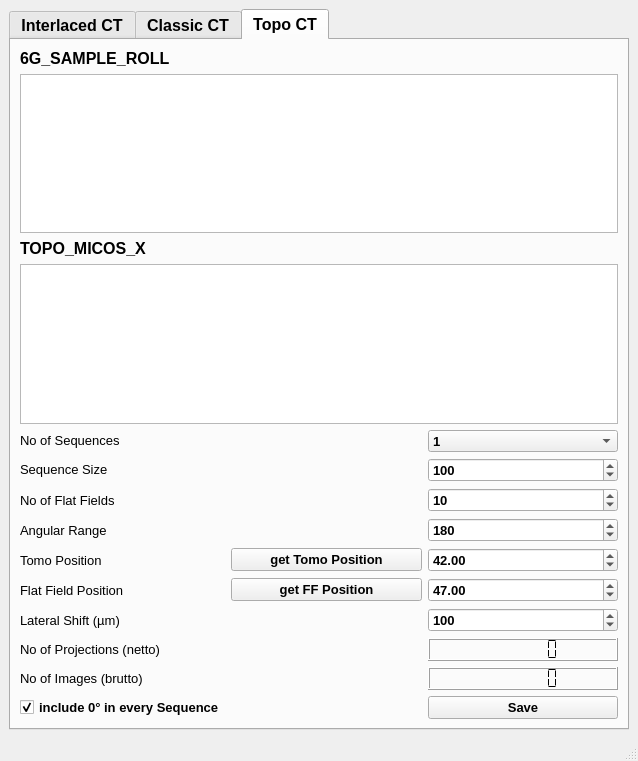
<?xml version="1.0" encoding="UTF-8"?>
<ui version="4.0">
 <class>MainWindow</class>
 <widget class="QMainWindow" name="MainWindow">
  <property name="geometry">
   <rect>
    <x>0</x>
    <y>0</y>
    <width>638</width>
    <height>761</height>
   </rect>
  </property>
  <property name="windowTitle">
   <string>MainWindow</string>
  </property>
  <widget class="QWidget" name="centralwidget">
   <layout class="QGridLayout" name="gridLayout">
    <item row="0" column="0">
     <widget class="QTabWidget" name="tabWidget">
      <property name="font">
       <font>
        <pointsize>12</pointsize>
        <weight>75</weight>
        <bold>true</bold>
       </font>
      </property>
      <property name="currentIndex">
       <number>2</number>
      </property>
      <widget class="QWidget" name="tab">
       <attribute name="title">
        <string>Interlaced CT</string>
       </attribute>
       <layout class="QGridLayout" name="gridLayout_2">
        <item row="0" column="0">
         <widget class="QLabel" name="label">
          <property name="text">
           <string>CT_MICOS_W</string>
          </property>
         </widget>
        </item>
        <item row="1" column="0" colspan="3">
         <widget class="PlotWidget" name="Graph"/>
        </item>
        <item row="2" column="0">
         <widget class="QLabel" name="label_2">
          <property name="text">
           <string>CT_MICOS_X</string>
          </property>
         </widget>
        </item>
        <item row="3" column="0" colspan="3">
         <widget class="PlotWidget" name="Graph2"/>
        </item>
        <item row="10" column="2">
         <widget class="QSpinBox" name="box_lateral_shift">
          <property name="font">
           <font>
            <pointsize>10</pointsize>
            <weight>75</weight>
            <bold>true</bold>
           </font>
          </property>
          <property name="maximum">
           <number>5000</number>
          </property>
          <property name="singleStep">
           <number>10</number>
          </property>
          <property name="value">
           <number>100</number>
          </property>
         </widget>
        </item>
        <item row="4" column="2">
         <widget class="QComboBox" name="No_of_sequences">
          <property name="sizePolicy">
           <sizepolicy hsizetype="Minimum" vsizetype="Fixed">
            <horstretch>0</horstretch>
            <verstretch>0</verstretch>
           </sizepolicy>
          </property>
          <property name="minimumSize">
           <size>
            <width>50</width>
            <height>22</height>
           </size>
          </property>
          <property name="font">
           <font>
            <pointsize>10</pointsize>
            <weight>75</weight>
            <bold>true</bold>
           </font>
          </property>
          <item>
           <property name="text">
            <string>1</string>
           </property>
          </item>
          <item>
           <property name="text">
            <string>2</string>
           </property>
          </item>
          <item>
           <property name="text">
            <string>4</string>
           </property>
          </item>
          <item>
           <property name="text">
            <string>8</string>
           </property>
          </item>
          <item>
           <property name="text">
            <string>16</string>
           </property>
          </item>
          <item>
           <property name="text">
            <string>32</string>
           </property>
          </item>
          <item>
           <property name="text">
            <string>64</string>
           </property>
          </item>
          <item>
           <property name="text">
            <string>128</string>
           </property>
          </item>
          <item>
           <property name="text">
            <string>256</string>
           </property>
          </item>
          <item>
           <property name="text">
            <string>512</string>
           </property>
          </item>
          <item>
           <property name="text">
            <string>1024</string>
           </property>
          </item>
         </widget>
        </item>
        <item row="5" column="2">
         <widget class="QSpinBox" name="Sequence_size">
          <property name="sizePolicy">
           <sizepolicy hsizetype="Minimum" vsizetype="Fixed">
            <horstretch>0</horstretch>
            <verstretch>0</verstretch>
           </sizepolicy>
          </property>
          <property name="font">
           <font>
            <pointsize>10</pointsize>
            <weight>75</weight>
            <bold>true</bold>
           </font>
          </property>
          <property name="minimum">
           <number>1</number>
          </property>
          <property name="maximum">
           <number>10000</number>
          </property>
          <property name="singleStep">
           <number>10</number>
          </property>
          <property name="value">
           <number>100</number>
          </property>
          <property name="displayIntegerBase">
           <number>10</number>
          </property>
         </widget>
        </item>
        <item row="8" column="2">
         <widget class="QDoubleSpinBox" name="tomo_pos">
          <property name="font">
           <font>
            <pointsize>10</pointsize>
            <weight>75</weight>
            <bold>true</bold>
           </font>
          </property>
          <property name="minimum">
           <double>-5000.000000000000000</double>
          </property>
          <property name="maximum">
           <double>5000.000000000000000</double>
          </property>
          <property name="singleStep">
           <double>0.100000000000000</double>
          </property>
          <property name="value">
           <double>42.000000000000000</double>
          </property>
         </widget>
        </item>
        <item row="10" column="0">
         <widget class="QLabel" name="label_lateral_shift">
          <property name="font">
           <font>
            <pointsize>10</pointsize>
            <weight>50</weight>
            <bold>false</bold>
           </font>
          </property>
          <property name="text">
           <string>Lateral Shift (µm)</string>
          </property>
         </widget>
        </item>
        <item row="8" column="1">
         <widget class="QPushButton" name="getTomoPosition">
          <property name="enabled">
           <bool>true</bool>
          </property>
          <property name="font">
           <font>
            <pointsize>10</pointsize>
           </font>
          </property>
          <property name="text">
           <string>get Tomo Position</string>
          </property>
         </widget>
        </item>
        <item row="12" column="2">
         <widget class="QLCDNumber" name="display_no_of_images">
          <property name="sizePolicy">
           <sizepolicy hsizetype="Minimum" vsizetype="Fixed">
            <horstretch>0</horstretch>
            <verstretch>0</verstretch>
           </sizepolicy>
          </property>
          <property name="font">
           <font>
            <family>Arial Black</family>
            <pointsize>10</pointsize>
            <weight>75</weight>
            <bold>true</bold>
           </font>
          </property>
          <property name="digitCount">
           <number>7</number>
          </property>
          <property name="segmentStyle">
           <enum>QLCDNumber::Flat</enum>
          </property>
         </widget>
        </item>
        <item row="7" column="0">
         <widget class="QLabel" name="label_3">
          <property name="font">
           <font>
            <pointsize>10</pointsize>
            <weight>50</weight>
            <bold>false</bold>
           </font>
          </property>
          <property name="text">
           <string>Angular Range</string>
          </property>
         </widget>
        </item>
        <item row="5" column="0">
         <widget class="QLabel" name="label_sequence_size">
          <property name="sizePolicy">
           <sizepolicy hsizetype="Minimum" vsizetype="Fixed">
            <horstretch>0</horstretch>
            <verstretch>0</verstretch>
           </sizepolicy>
          </property>
          <property name="font">
           <font>
            <pointsize>10</pointsize>
            <weight>50</weight>
            <bold>false</bold>
           </font>
          </property>
          <property name="text">
           <string>Sequence Size</string>
          </property>
         </widget>
        </item>
        <item row="9" column="0">
         <widget class="QLabel" name="label_FF_pos">
          <property name="font">
           <font>
            <pointsize>10</pointsize>
            <weight>50</weight>
            <bold>false</bold>
           </font>
          </property>
          <property name="text">
           <string>Flat Field Position</string>
          </property>
         </widget>
        </item>
        <item row="4" column="0">
         <widget class="QLabel" name="label_No_of_seq">
          <property name="sizePolicy">
           <sizepolicy hsizetype="Minimum" vsizetype="Fixed">
            <horstretch>0</horstretch>
            <verstretch>0</verstretch>
           </sizepolicy>
          </property>
          <property name="font">
           <font>
            <pointsize>10</pointsize>
            <weight>50</weight>
            <bold>false</bold>
           </font>
          </property>
          <property name="text">
           <string>No of Sequences</string>
          </property>
         </widget>
        </item>
        <item row="8" column="0">
         <widget class="QLabel" name="label_tomo_pos">
          <property name="font">
           <font>
            <pointsize>10</pointsize>
            <weight>50</weight>
            <bold>false</bold>
           </font>
          </property>
          <property name="text">
           <string>Tomo Position</string>
          </property>
         </widget>
        </item>
        <item row="9" column="2">
         <widget class="QDoubleSpinBox" name="FF_pos">
          <property name="font">
           <font>
            <pointsize>10</pointsize>
            <weight>75</weight>
            <bold>true</bold>
           </font>
          </property>
          <property name="minimum">
           <double>-5000.000000000000000</double>
          </property>
          <property name="maximum">
           <double>5000.000000000000000</double>
          </property>
          <property name="singleStep">
           <double>0.100000000000000</double>
          </property>
          <property name="value">
           <double>47.000000000000000</double>
          </property>
         </widget>
        </item>
        <item row="13" column="0">
         <widget class="QCheckBox" name="zero_deg_checkBox">
          <property name="enabled">
           <bool>true</bool>
          </property>
          <property name="font">
           <font>
            <pointsize>10</pointsize>
           </font>
          </property>
          <property name="text">
           <string>include 0° in every Sequence</string>
          </property>
          <property name="checked">
           <bool>true</bool>
          </property>
         </widget>
        </item>
        <item row="11" column="2">
         <widget class="QLCDNumber" name="display_no_of_proj">
          <property name="sizePolicy">
           <sizepolicy hsizetype="Minimum" vsizetype="Fixed">
            <horstretch>0</horstretch>
            <verstretch>0</verstretch>
           </sizepolicy>
          </property>
          <property name="font">
           <font>
            <family>Arial Black</family>
            <pointsize>10</pointsize>
            <weight>75</weight>
            <italic>false</italic>
            <bold>true</bold>
            <underline>false</underline>
            <strikeout>false</strikeout>
           </font>
          </property>
          <property name="lineWidth">
           <number>1</number>
          </property>
          <property name="smallDecimalPoint">
           <bool>false</bool>
          </property>
          <property name="digitCount">
           <number>7</number>
          </property>
          <property name="segmentStyle">
           <enum>QLCDNumber::Flat</enum>
          </property>
         </widget>
        </item>
        <item row="6" column="0">
         <widget class="QLabel" name="label_no_of_FFs">
          <property name="font">
           <font>
            <pointsize>10</pointsize>
            <weight>50</weight>
            <bold>false</bold>
           </font>
          </property>
          <property name="text">
           <string>No of Flat Fields</string>
          </property>
         </widget>
        </item>
        <item row="9" column="1">
         <widget class="QPushButton" name="getFFPosition">
          <property name="enabled">
           <bool>true</bool>
          </property>
          <property name="font">
           <font>
            <pointsize>10</pointsize>
           </font>
          </property>
          <property name="text">
           <string>get FF Position</string>
          </property>
         </widget>
        </item>
        <item row="6" column="2">
         <widget class="QSpinBox" name="box_No_of_FFs">
          <property name="font">
           <font>
            <pointsize>10</pointsize>
            <weight>75</weight>
            <bold>true</bold>
           </font>
          </property>
          <property name="maximum">
           <number>10000</number>
          </property>
          <property name="singleStep">
           <number>1</number>
          </property>
          <property name="value">
           <number>10</number>
          </property>
          <property name="displayIntegerBase">
           <number>10</number>
          </property>
         </widget>
        </item>
        <item row="7" column="2">
         <widget class="QSpinBox" name="angular_range">
          <property name="font">
           <font>
            <pointsize>10</pointsize>
            <weight>75</weight>
            <bold>true</bold>
           </font>
          </property>
          <property name="maximum">
           <number>360000</number>
          </property>
          <property name="singleStep">
           <number>10</number>
          </property>
          <property name="value">
           <number>180</number>
          </property>
         </widget>
        </item>
        <item row="11" column="0">
         <widget class="QLabel" name="label_No_of_projections">
          <property name="sizePolicy">
           <sizepolicy hsizetype="Minimum" vsizetype="Fixed">
            <horstretch>0</horstretch>
            <verstretch>0</verstretch>
           </sizepolicy>
          </property>
          <property name="font">
           <font>
            <pointsize>10</pointsize>
            <weight>50</weight>
            <bold>false</bold>
           </font>
          </property>
          <property name="text">
           <string>No of Projections (netto)</string>
          </property>
         </widget>
        </item>
        <item row="13" column="2">
         <widget class="QPushButton" name="save">
          <property name="font">
           <font>
            <pointsize>10</pointsize>
            <weight>75</weight>
            <italic>false</italic>
            <bold>true</bold>
            <underline>false</underline>
            <strikeout>false</strikeout>
           </font>
          </property>
          <property name="text">
           <string>Save</string>
          </property>
         </widget>
        </item>
        <item row="12" column="0">
         <widget class="QLabel" name="label_4">
          <property name="font">
           <font>
            <pointsize>10</pointsize>
            <weight>50</weight>
            <bold>false</bold>
           </font>
          </property>
          <property name="text">
           <string>No of Images (brutto)</string>
          </property>
         </widget>
        </item>
       </layout>
      </widget>
      <widget class="QWidget" name="tab_2">
       <attribute name="title">
        <string>Classic CT</string>
       </attribute>
       <layout class="QGridLayout" name="gridLayout_3">
        <item row="0" column="0">
         <widget class="QLabel" name="label_5">
          <property name="text">
           <string>CT_MICOS_W</string>
          </property>
         </widget>
        </item>
        <item row="1" column="0" colspan="3">
         <widget class="PlotWidget" name="Graph_2"/>
        </item>
        <item row="2" column="0">
         <widget class="QLabel" name="label_8">
          <property name="text">
           <string>CT_MICOS_X</string>
          </property>
         </widget>
        </item>
        <item row="3" column="0" colspan="3">
         <widget class="PlotWidget" name="Graph2_2"/>
        </item>
        <item row="4" column="0">
         <widget class="QLabel" name="label_No_of_seq_2">
          <property name="sizePolicy">
           <sizepolicy hsizetype="Minimum" vsizetype="Fixed">
            <horstretch>0</horstretch>
            <verstretch>0</verstretch>
           </sizepolicy>
          </property>
          <property name="font">
           <font>
            <pointsize>10</pointsize>
            <weight>50</weight>
            <bold>false</bold>
           </font>
          </property>
          <property name="text">
           <string>No of Sequences</string>
          </property>
         </widget>
        </item>
        <item row="5" column="0">
         <widget class="QLabel" name="label_sequence_size_2">
          <property name="sizePolicy">
           <sizepolicy hsizetype="Minimum" vsizetype="Fixed">
            <horstretch>0</horstretch>
            <verstretch>0</verstretch>
           </sizepolicy>
          </property>
          <property name="font">
           <font>
            <pointsize>10</pointsize>
            <weight>50</weight>
            <bold>false</bold>
           </font>
          </property>
          <property name="text">
           <string>Sequence Size</string>
          </property>
         </widget>
        </item>
        <item row="5" column="2">
         <widget class="QSpinBox" name="Sequence_size_2">
          <property name="sizePolicy">
           <sizepolicy hsizetype="Minimum" vsizetype="Fixed">
            <horstretch>0</horstretch>
            <verstretch>0</verstretch>
           </sizepolicy>
          </property>
          <property name="font">
           <font>
            <pointsize>10</pointsize>
            <weight>75</weight>
            <bold>true</bold>
           </font>
          </property>
          <property name="minimum">
           <number>1</number>
          </property>
          <property name="maximum">
           <number>10000</number>
          </property>
          <property name="singleStep">
           <number>10</number>
          </property>
          <property name="value">
           <number>100</number>
          </property>
          <property name="displayIntegerBase">
           <number>10</number>
          </property>
         </widget>
        </item>
        <item row="6" column="0">
         <widget class="QLabel" name="label_no_of_FFs_2">
          <property name="font">
           <font>
            <pointsize>10</pointsize>
            <weight>50</weight>
            <bold>false</bold>
           </font>
          </property>
          <property name="text">
           <string>No of Flat Fields</string>
          </property>
         </widget>
        </item>
        <item row="6" column="2">
         <widget class="QSpinBox" name="box_No_of_FFs_2">
          <property name="font">
           <font>
            <pointsize>10</pointsize>
            <weight>75</weight>
            <bold>true</bold>
           </font>
          </property>
          <property name="maximum">
           <number>10000</number>
          </property>
          <property name="singleStep">
           <number>1</number>
          </property>
          <property name="value">
           <number>10</number>
          </property>
          <property name="displayIntegerBase">
           <number>10</number>
          </property>
         </widget>
        </item>
        <item row="7" column="0">
         <widget class="QLabel" name="label_6">
          <property name="font">
           <font>
            <pointsize>10</pointsize>
            <weight>50</weight>
            <bold>false</bold>
           </font>
          </property>
          <property name="text">
           <string>Angular Range</string>
          </property>
         </widget>
        </item>
        <item row="7" column="2">
         <widget class="QSpinBox" name="angular_range_2">
          <property name="font">
           <font>
            <pointsize>10</pointsize>
            <weight>75</weight>
            <bold>true</bold>
           </font>
          </property>
          <property name="maximum">
           <number>360000</number>
          </property>
          <property name="singleStep">
           <number>10</number>
          </property>
          <property name="value">
           <number>180</number>
          </property>
         </widget>
        </item>
        <item row="8" column="0">
         <widget class="QLabel" name="label_tomo_pos_2">
          <property name="font">
           <font>
            <pointsize>10</pointsize>
            <weight>50</weight>
            <bold>false</bold>
           </font>
          </property>
          <property name="text">
           <string>Tomo Position</string>
          </property>
         </widget>
        </item>
        <item row="8" column="1">
         <widget class="QPushButton" name="getTomoPosition_2">
          <property name="enabled">
           <bool>true</bool>
          </property>
          <property name="font">
           <font>
            <pointsize>10</pointsize>
           </font>
          </property>
          <property name="text">
           <string>get Tomo Position</string>
          </property>
         </widget>
        </item>
        <item row="8" column="2">
         <widget class="QDoubleSpinBox" name="tomo_pos_2">
          <property name="font">
           <font>
            <pointsize>10</pointsize>
            <weight>75</weight>
            <bold>true</bold>
           </font>
          </property>
          <property name="minimum">
           <double>-5000.000000000000000</double>
          </property>
          <property name="maximum">
           <double>5000.000000000000000</double>
          </property>
          <property name="singleStep">
           <double>0.100000000000000</double>
          </property>
          <property name="value">
           <double>42.000000000000000</double>
          </property>
         </widget>
        </item>
        <item row="9" column="0">
         <widget class="QLabel" name="label_FF_pos_2">
          <property name="font">
           <font>
            <pointsize>10</pointsize>
            <weight>50</weight>
            <bold>false</bold>
           </font>
          </property>
          <property name="text">
           <string>Flat Field Position</string>
          </property>
         </widget>
        </item>
        <item row="9" column="1">
         <widget class="QPushButton" name="getFFPosition_2">
          <property name="enabled">
           <bool>true</bool>
          </property>
          <property name="font">
           <font>
            <pointsize>10</pointsize>
           </font>
          </property>
          <property name="text">
           <string>get FF Position</string>
          </property>
         </widget>
        </item>
        <item row="9" column="2">
         <widget class="QDoubleSpinBox" name="FF_pos_2">
          <property name="font">
           <font>
            <pointsize>10</pointsize>
            <weight>75</weight>
            <bold>true</bold>
           </font>
          </property>
          <property name="minimum">
           <double>-5000.000000000000000</double>
          </property>
          <property name="maximum">
           <double>5000.000000000000000</double>
          </property>
          <property name="singleStep">
           <double>0.100000000000000</double>
          </property>
          <property name="value">
           <double>47.000000000000000</double>
          </property>
         </widget>
        </item>
        <item row="10" column="0">
         <widget class="QLabel" name="label_No_of_projections_2">
          <property name="sizePolicy">
           <sizepolicy hsizetype="Minimum" vsizetype="Fixed">
            <horstretch>0</horstretch>
            <verstretch>0</verstretch>
           </sizepolicy>
          </property>
          <property name="font">
           <font>
            <pointsize>10</pointsize>
            <weight>50</weight>
            <bold>false</bold>
           </font>
          </property>
          <property name="text">
           <string>No of Projections (netto)</string>
          </property>
         </widget>
        </item>
        <item row="10" column="2">
         <widget class="QLCDNumber" name="display_no_of_proj_2">
          <property name="sizePolicy">
           <sizepolicy hsizetype="Minimum" vsizetype="Fixed">
            <horstretch>0</horstretch>
            <verstretch>0</verstretch>
           </sizepolicy>
          </property>
          <property name="font">
           <font>
            <family>Arial Black</family>
            <pointsize>10</pointsize>
            <weight>75</weight>
            <italic>false</italic>
            <bold>true</bold>
            <underline>false</underline>
            <strikeout>false</strikeout>
           </font>
          </property>
          <property name="lineWidth">
           <number>1</number>
          </property>
          <property name="smallDecimalPoint">
           <bool>false</bool>
          </property>
          <property name="digitCount">
           <number>7</number>
          </property>
          <property name="segmentStyle">
           <enum>QLCDNumber::Flat</enum>
          </property>
         </widget>
        </item>
        <item row="11" column="0">
         <widget class="QLabel" name="label_7">
          <property name="font">
           <font>
            <pointsize>10</pointsize>
            <weight>50</weight>
            <bold>false</bold>
           </font>
          </property>
          <property name="text">
           <string>No of Images (brutto)</string>
          </property>
         </widget>
        </item>
        <item row="11" column="2">
         <widget class="QLCDNumber" name="display_no_of_images_2">
          <property name="sizePolicy">
           <sizepolicy hsizetype="Minimum" vsizetype="Fixed">
            <horstretch>0</horstretch>
            <verstretch>0</verstretch>
           </sizepolicy>
          </property>
          <property name="font">
           <font>
            <family>Arial Black</family>
            <pointsize>10</pointsize>
            <weight>75</weight>
            <bold>true</bold>
           </font>
          </property>
          <property name="digitCount">
           <number>7</number>
          </property>
          <property name="segmentStyle">
           <enum>QLCDNumber::Flat</enum>
          </property>
         </widget>
        </item>
        <item row="12" column="2">
         <widget class="QPushButton" name="save_2">
          <property name="font">
           <font>
            <pointsize>10</pointsize>
            <weight>75</weight>
            <italic>false</italic>
            <bold>true</bold>
            <underline>false</underline>
            <strikeout>false</strikeout>
           </font>
          </property>
          <property name="text">
           <string>Save</string>
          </property>
         </widget>
        </item>
        <item row="4" column="2">
         <widget class="QSpinBox" name="No_of_sequences_2">
          <property name="sizePolicy">
           <sizepolicy hsizetype="Minimum" vsizetype="Fixed">
            <horstretch>0</horstretch>
            <verstretch>0</verstretch>
           </sizepolicy>
          </property>
          <property name="font">
           <font>
            <pointsize>10</pointsize>
            <weight>75</weight>
            <bold>true</bold>
           </font>
          </property>
          <property name="minimum">
           <number>1</number>
          </property>
          <property name="maximum">
           <number>10000</number>
          </property>
          <property name="singleStep">
           <number>1</number>
          </property>
          <property name="value">
           <number>20</number>
          </property>
          <property name="displayIntegerBase">
           <number>10</number>
          </property>
         </widget>
        </item>
       </layout>
      </widget>
      <widget class="QWidget" name="tab_3">
       <attribute name="title">
        <string>Topo CT</string>
       </attribute>
       <layout class="QGridLayout" name="gridLayout_4">
        <item row="0" column="0">
         <widget class="QLabel" name="label_10">
          <property name="text">
           <string>6G_SAMPLE_ROLL</string>
          </property>
         </widget>
        </item>
        <item row="1" column="0" colspan="3">
         <widget class="PlotWidget" name="Graph3"/>
        </item>
        <item row="2" column="0">
         <widget class="QLabel" name="label_9">
          <property name="text">
           <string>TOPO_MICOS_X</string>
          </property>
         </widget>
        </item>
        <item row="3" column="0" colspan="3">
         <widget class="PlotWidget" name="Graph3_2"/>
        </item>
        <item row="4" column="0">
         <widget class="QLabel" name="label_No_of_seq_3">
          <property name="sizePolicy">
           <sizepolicy hsizetype="Minimum" vsizetype="Fixed">
            <horstretch>0</horstretch>
            <verstretch>0</verstretch>
           </sizepolicy>
          </property>
          <property name="font">
           <font>
            <pointsize>10</pointsize>
            <weight>50</weight>
            <bold>false</bold>
           </font>
          </property>
          <property name="text">
           <string>No of Sequences</string>
          </property>
         </widget>
        </item>
        <item row="4" column="2">
         <widget class="QComboBox" name="No_of_sequences_3">
          <property name="sizePolicy">
           <sizepolicy hsizetype="Minimum" vsizetype="Fixed">
            <horstretch>0</horstretch>
            <verstretch>0</verstretch>
           </sizepolicy>
          </property>
          <property name="minimumSize">
           <size>
            <width>50</width>
            <height>22</height>
           </size>
          </property>
          <property name="font">
           <font>
            <pointsize>10</pointsize>
            <weight>75</weight>
            <bold>true</bold>
           </font>
          </property>
          <item>
           <property name="text">
            <string>1</string>
           </property>
          </item>
          <item>
           <property name="text">
            <string>2</string>
           </property>
          </item>
          <item>
           <property name="text">
            <string>4</string>
           </property>
          </item>
          <item>
           <property name="text">
            <string>8</string>
           </property>
          </item>
          <item>
           <property name="text">
            <string>16</string>
           </property>
          </item>
          <item>
           <property name="text">
            <string>32</string>
           </property>
          </item>
          <item>
           <property name="text">
            <string>64</string>
           </property>
          </item>
          <item>
           <property name="text">
            <string>128</string>
           </property>
          </item>
          <item>
           <property name="text">
            <string>256</string>
           </property>
          </item>
          <item>
           <property name="text">
            <string>512</string>
           </property>
          </item>
          <item>
           <property name="text">
            <string>1024</string>
           </property>
          </item>
         </widget>
        </item>
        <item row="5" column="0">
         <widget class="QLabel" name="label_sequence_size_3">
          <property name="sizePolicy">
           <sizepolicy hsizetype="Minimum" vsizetype="Fixed">
            <horstretch>0</horstretch>
            <verstretch>0</verstretch>
           </sizepolicy>
          </property>
          <property name="font">
           <font>
            <pointsize>10</pointsize>
            <weight>50</weight>
            <bold>false</bold>
           </font>
          </property>
          <property name="text">
           <string>Sequence Size</string>
          </property>
         </widget>
        </item>
        <item row="5" column="2">
         <widget class="QSpinBox" name="Sequence_size_3">
          <property name="sizePolicy">
           <sizepolicy hsizetype="Minimum" vsizetype="Fixed">
            <horstretch>0</horstretch>
            <verstretch>0</verstretch>
           </sizepolicy>
          </property>
          <property name="font">
           <font>
            <pointsize>10</pointsize>
            <weight>75</weight>
            <bold>true</bold>
           </font>
          </property>
          <property name="minimum">
           <number>1</number>
          </property>
          <property name="maximum">
           <number>10000</number>
          </property>
          <property name="singleStep">
           <number>10</number>
          </property>
          <property name="value">
           <number>100</number>
          </property>
          <property name="displayIntegerBase">
           <number>10</number>
          </property>
         </widget>
        </item>
        <item row="6" column="0">
         <widget class="QLabel" name="label_no_of_FFs_3">
          <property name="font">
           <font>
            <pointsize>10</pointsize>
            <weight>50</weight>
            <bold>false</bold>
           </font>
          </property>
          <property name="text">
           <string>No of Flat Fields</string>
          </property>
         </widget>
        </item>
        <item row="6" column="2">
         <widget class="QSpinBox" name="box_No_of_FFs_3">
          <property name="font">
           <font>
            <pointsize>10</pointsize>
            <weight>75</weight>
            <bold>true</bold>
           </font>
          </property>
          <property name="maximum">
           <number>10000</number>
          </property>
          <property name="singleStep">
           <number>1</number>
          </property>
          <property name="value">
           <number>10</number>
          </property>
          <property name="displayIntegerBase">
           <number>10</number>
          </property>
         </widget>
        </item>
        <item row="7" column="0">
         <widget class="QLabel" name="label_12">
          <property name="font">
           <font>
            <pointsize>10</pointsize>
            <weight>50</weight>
            <bold>false</bold>
           </font>
          </property>
          <property name="text">
           <string>Angular Range</string>
          </property>
         </widget>
        </item>
        <item row="7" column="2">
         <widget class="QSpinBox" name="angular_range_3">
          <property name="font">
           <font>
            <pointsize>10</pointsize>
            <weight>75</weight>
            <bold>true</bold>
           </font>
          </property>
          <property name="maximum">
           <number>360000</number>
          </property>
          <property name="singleStep">
           <number>180</number>
          </property>
          <property name="value">
           <number>180</number>
          </property>
         </widget>
        </item>
        <item row="8" column="0">
         <widget class="QLabel" name="label_tomo_pos_3">
          <property name="font">
           <font>
            <pointsize>10</pointsize>
            <weight>50</weight>
            <bold>false</bold>
           </font>
          </property>
          <property name="text">
           <string>Tomo Position</string>
          </property>
         </widget>
        </item>
        <item row="8" column="1">
         <widget class="QPushButton" name="getTomoPosition_3">
          <property name="enabled">
           <bool>true</bool>
          </property>
          <property name="font">
           <font>
            <pointsize>10</pointsize>
           </font>
          </property>
          <property name="text">
           <string>get Tomo Position</string>
          </property>
         </widget>
        </item>
        <item row="8" column="2">
         <widget class="QDoubleSpinBox" name="tomo_pos_3">
          <property name="font">
           <font>
            <pointsize>10</pointsize>
            <weight>75</weight>
            <bold>true</bold>
           </font>
          </property>
          <property name="minimum">
           <double>-5000.000000000000000</double>
          </property>
          <property name="maximum">
           <double>5000.000000000000000</double>
          </property>
          <property name="singleStep">
           <double>0.100000000000000</double>
          </property>
          <property name="value">
           <double>42.000000000000000</double>
          </property>
         </widget>
        </item>
        <item row="9" column="0">
         <widget class="QLabel" name="label_FF_pos_3">
          <property name="font">
           <font>
            <pointsize>10</pointsize>
            <weight>50</weight>
            <bold>false</bold>
           </font>
          </property>
          <property name="text">
           <string>Flat Field Position</string>
          </property>
         </widget>
        </item>
        <item row="9" column="1">
         <widget class="QPushButton" name="getFFPosition_3">
          <property name="enabled">
           <bool>true</bool>
          </property>
          <property name="font">
           <font>
            <pointsize>10</pointsize>
           </font>
          </property>
          <property name="text">
           <string>get FF Position</string>
          </property>
         </widget>
        </item>
        <item row="9" column="2">
         <widget class="QDoubleSpinBox" name="FF_pos_3">
          <property name="font">
           <font>
            <pointsize>10</pointsize>
            <weight>75</weight>
            <bold>true</bold>
           </font>
          </property>
          <property name="minimum">
           <double>-5000.000000000000000</double>
          </property>
          <property name="maximum">
           <double>5000.000000000000000</double>
          </property>
          <property name="singleStep">
           <double>0.100000000000000</double>
          </property>
          <property name="value">
           <double>47.000000000000000</double>
          </property>
         </widget>
        </item>
        <item row="10" column="0">
         <widget class="QLabel" name="label_lateral_shift_2">
          <property name="font">
           <font>
            <pointsize>10</pointsize>
            <weight>50</weight>
            <bold>false</bold>
           </font>
          </property>
          <property name="text">
           <string>Lateral Shift (µm)</string>
          </property>
         </widget>
        </item>
        <item row="10" column="2">
         <widget class="QSpinBox" name="box_lateral_shift_3">
          <property name="font">
           <font>
            <pointsize>10</pointsize>
            <weight>75</weight>
            <bold>true</bold>
           </font>
          </property>
          <property name="maximum">
           <number>5000</number>
          </property>
          <property name="singleStep">
           <number>10</number>
          </property>
          <property name="value">
           <number>100</number>
          </property>
         </widget>
        </item>
        <item row="11" column="0">
         <widget class="QLabel" name="label_No_of_projections_3">
          <property name="sizePolicy">
           <sizepolicy hsizetype="Minimum" vsizetype="Fixed">
            <horstretch>0</horstretch>
            <verstretch>0</verstretch>
           </sizepolicy>
          </property>
          <property name="font">
           <font>
            <pointsize>10</pointsize>
            <weight>50</weight>
            <bold>false</bold>
           </font>
          </property>
          <property name="text">
           <string>No of Projections (netto)</string>
          </property>
         </widget>
        </item>
        <item row="11" column="2">
         <widget class="QLCDNumber" name="display_no_of_proj_3">
          <property name="sizePolicy">
           <sizepolicy hsizetype="Minimum" vsizetype="Fixed">
            <horstretch>0</horstretch>
            <verstretch>0</verstretch>
           </sizepolicy>
          </property>
          <property name="font">
           <font>
            <family>Arial Black</family>
            <pointsize>10</pointsize>
            <weight>75</weight>
            <italic>false</italic>
            <bold>true</bold>
            <underline>false</underline>
            <strikeout>false</strikeout>
           </font>
          </property>
          <property name="lineWidth">
           <number>1</number>
          </property>
          <property name="smallDecimalPoint">
           <bool>false</bool>
          </property>
          <property name="digitCount">
           <number>7</number>
          </property>
          <property name="segmentStyle">
           <enum>QLCDNumber::Flat</enum>
          </property>
         </widget>
        </item>
        <item row="12" column="0">
         <widget class="QLabel" name="label_11">
          <property name="font">
           <font>
            <pointsize>10</pointsize>
            <weight>50</weight>
            <bold>false</bold>
           </font>
          </property>
          <property name="text">
           <string>No of Images (brutto)</string>
          </property>
         </widget>
        </item>
        <item row="12" column="2">
         <widget class="QLCDNumber" name="display_no_of_images_3">
          <property name="sizePolicy">
           <sizepolicy hsizetype="Minimum" vsizetype="Fixed">
            <horstretch>0</horstretch>
            <verstretch>0</verstretch>
           </sizepolicy>
          </property>
          <property name="font">
           <font>
            <family>Arial Black</family>
            <pointsize>10</pointsize>
            <weight>75</weight>
            <bold>true</bold>
           </font>
          </property>
          <property name="digitCount">
           <number>7</number>
          </property>
          <property name="segmentStyle">
           <enum>QLCDNumber::Flat</enum>
          </property>
         </widget>
        </item>
        <item row="13" column="0">
         <widget class="QCheckBox" name="zero_deg_checkBox_3">
          <property name="enabled">
           <bool>true</bool>
          </property>
          <property name="font">
           <font>
            <pointsize>10</pointsize>
           </font>
          </property>
          <property name="text">
           <string>include 0° in every Sequence</string>
          </property>
          <property name="checked">
           <bool>true</bool>
          </property>
         </widget>
        </item>
        <item row="13" column="2">
         <widget class="QPushButton" name="save_3">
          <property name="font">
           <font>
            <pointsize>10</pointsize>
            <weight>75</weight>
            <italic>false</italic>
            <bold>true</bold>
            <underline>false</underline>
            <strikeout>false</strikeout>
           </font>
          </property>
          <property name="text">
           <string>Save</string>
          </property>
         </widget>
        </item>
       </layout>
      </widget>
     </widget>
    </item>
   </layout>
  </widget>
  <widget class="QMenuBar" name="menubar">
   <property name="geometry">
    <rect>
     <x>0</x>
     <y>0</y>
     <width>638</width>
     <height>32</height>
    </rect>
   </property>
  </widget>
  <widget class="QStatusBar" name="statusbar"/>
 </widget>
 <customwidgets>
  <customwidget>
   <class>PlotWidget</class>
   <extends>QGraphicsView</extends>
   <header location="global">pyqtgraph</header>
  </customwidget>
 </customwidgets>
 <resources/>
 <connections/>
</ui>
